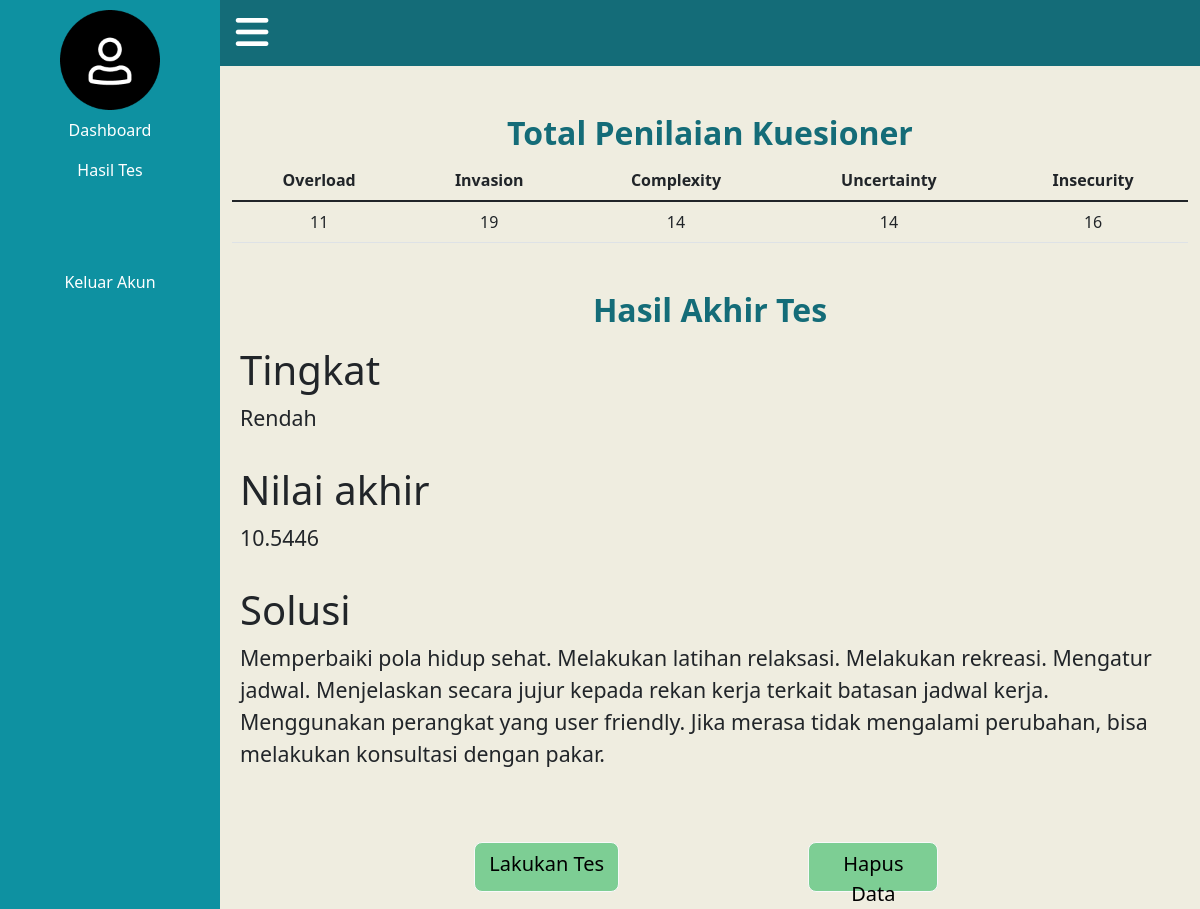
Screenshot of /hasilTes.php (signed in) with the database file from the repository.
### tables this page shows
CREATE TABLE `hasil` (
  `kode_hasil` int(11) NOT NULL,
  `id_pengguna` int(11) DEFAULT NULL,
  `tingkat` varchar(10) DEFAULT NULL,
  `angka` float DEFAULT NULL,
  `overload` int(11) DEFAULT NULL,
  `invasion` int(11) DEFAULT NULL,
  `complexity` int(11) DEFAULT NULL,
  `uncertainty` int(11) DEFAULT NULL,
  `insecurity` int(11) DEFAULT NULL
);

### inc/header.php (called while the page is built, shortened)
<?php
    include_once 'classes/User.php';
    include_once 'classes/Hasil.php';
    $hasil = new Hasil($db);
?>

### classes/Hasil.php (called while the page is built, shortened)
<?php
class Hasil{
    private $db_conn;
    public function __construct($db){
        $this->db_conn = $db;
    }
    public function show($id){
        $query = "SELECT tingkat, angka, overload, invasion, complexity,
                uncertainty, insecurity from hasil where id_pengguna = :id";
        $stmt = $this->db_conn->prepare($query);
        $stmt->bindValue(':id', $id);
        $stmt->execute();
        $row = $stmt->fetch(PDO::FETCH_ASSOC);
        $this->tingkat = $row['tingkat'] ?? 'Data Kosong';
        $this->angka = $row['angka'] ?? 'Data Kosong';
        $this->over = $row['overload'] ?? '-';
        $this->inva = $row['invasion'] ?? '-';
        $this->com = $row['complexity'] ?? '-';
        $this->un = $row['uncertainty'] ?? '-';
        $this->in = $row['insecurity'] ?? '-';
    }
}
?>

### hasilTes.php (the view, shortened to what this page needs)
<!DOCTYPE html>
<?php
  include 'inc/header.php';
  $id = Session::get('id');
?>
<html lang="en">
<head>
    <link href="https://www.cssscript.com/demo/sticky.css" rel="stylesheet" type="text/css">
    <link href="https://cdn.jsdelivr.net/npm/bootstrap@5.1.3/dist/css/bootstrap.min.css" rel="stylesheet">
    <link rel="stylesheet" href="css\style.css" />
</head>
<body>
    <?php
        include 'sidebar.php';
        $hasil->show($id);
    ?>
    <div class="my-container active-cont">
        <nav class="navbar top-navbar navbar-light bg">
            <div class="container-fluid">
                <a class="btn border-0" id="menu-btn"><i class="fa-solid fa-bars"></i></a>
            </div>
        </nav>
        <div class="container mt-2 mb-5">
            <div class="text-center">
                <h2 class="header mt-2 mt-5">Total Penilaian Kuesioner</h2>
                <table class="table">
                    <thead>
                        <tr>
                            <th scope="col">Overload</th>
                            <th scope="col">Invasion</th>
                            <th scope="col">Complexity</th>
                            <th scope="col">Uncertainty</th>
                            <th scope="col">Insecurity</th>
                        </tr>
                    </thead>
                    <tbody>
                        <tr>
                            <td><?php echo $hasil->over; ?></td>
                            <td><?php echo $hasil->inva; ?></td>
                            <td><?php echo $hasil->com; ?></td>
                            <td><?php echo $hasil->un; ?></td>
                            <td><?php echo $hasil->in; ?></td>
                        </tr>
                    </tbody>
                </table>
            </div>
        </div>
        <div class="container mt-2 mb-5">
            <div class="text-center">
                <h2 class="header mt-2 mt-5">Hasil Akhir Tes</h2>
            </div>
            <div class="p-2">
                <h1>Tingkat</h1>
                <p style="font-size:16pt"><?php echo $hasil->tingkat;?></p>
            </div>
            <div class="p-2">
                <h1>Nilai akhir</h1>
                <p style="font-size:16pt"><?php echo $hasil->angka;?></p>
            </div>
            <div class="p-2">
                <h1>Solusi</h1>
                <p style="font-size:16pt"><?php
                    if($hasil->tingkat == "Data Kosong"){
                        echo "Data Kosong";
                    }else{
                        echo "Memperbaiki pola hidup sehat.
                            Melakukan latihan relaksasi.
                            Melakukan rekreasi.
                            Mengatur jadwal.
                            Menjelaskan secara jujur kepada rekan kerja terkait batasan jadwal kerja.
                            Menggunakan perangkat yang user friendly.
                            Jika merasa tidak mengalami perubahan, bisa melakukan konsultasi dengan pakar.";
                    }
                ?>
                </p>
            </div>
        </div>
        <div class="container">
            <div class="row text-center d-flex justify-content-center">
                <div class="col-4">
                    <a type="button" class="btn btn-light btn-tambah" href="tes.php">
                        Lakukan Tes
                    </a>
                </div>
                <div class="col-4">
                    <button type="button" class="btn btn-light btn-hapus" data-bs-toggle="modal" data-bs-target="#delete">
                        Hapus Data
                    </button>
                </div>
            </div>
        </div>
    </div>
</body>
</html>

### css/style.css (style rules this page uses)
* { box-sizing: border-box; }
body { background-color: #EFEDE0; }
nav { background-color: #0E91A1; }
nav a { color: white !important; }
.header { color: #146C78; font-style: normal; font-weight: 700; }
.btn { width: 100px; height: 50px; background: #7DCE94; border-radius: 8px; font-size: 20px; }
.container { margin-top: 6px; margin-bottom: 5px; }
.my-container { transition:.4s; }
.active-cont { margin-left:220px; }
#menu-btn { background-color:transparent; color: white; margin-left:-30px !important; }
.bg { background-color: #146C78; }
.fa-solid, .fas { font-size: 28pt !important; }
.btn-tambah { width: 145px !important; }
.btn-hapus { width: 130px !important; }

### rows the page displays
hasil: overload "11", invasion "19", complexity "14", uncertainty "14", insecurity "16", tingkat "Rendah", angka "10.5446"
